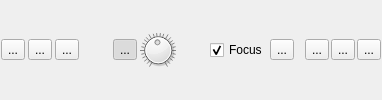
          <widget class="QFrame" name="_misc_sim_control_frame">
           <property name="minimumSize">
            <size>
             <width>0</width>
             <height>50</height>
            </size>
           </property>
           <property name="frameShape">
            <enum>QFrame::NoFrame</enum>
           </property>
           <property name="frameShadow">
            <enum>QFrame::Raised</enum>
           </property>
           <layout class="QHBoxLayout" name="horizontalLayout_41">
            <property name="spacing">
             <number>3</number>
            </property>
            <property name="leftMargin">
             <number>0</number>
            </property>
            <property name="topMargin">
             <number>0</number>
            </property>
            <property name="rightMargin">
             <number>0</number>
            </property>
            <property name="bottomMargin">
             <number>0</number>
            </property>
            <item>
             <widget class="QFrame" name="_right_mouse_modes_frame">
              <property name="frameShape">
               <enum>QFrame::NoFrame</enum>
              </property>
              <property name="frameShadow">
               <enum>QFrame::Raised</enum>
              </property>
              <layout class="QHBoxLayout" name="horizontalLayout_6">
               <property name="spacing">
                <number>3</number>
               </property>
               <property name="leftMargin">
                <number>1</number>
               </property>
               <property name="topMargin">
                <number>1</number>
               </property>
               <property name="rightMargin">
                <number>1</number>
               </property>
               <property name="bottomMargin">
                <number>1</number>
               </property>
               <item>
                <widget class="QToolButton" name="_right_mouse_tug_atom_button">
                 <property name="toolTip">
                  <string>Right mouse: tug atom</string>
                 </property>
                 <property name="text">
                  <string>...</string>
                 </property>
                 <property name="icon">
                  <iconset resource="../resources/resources.qrc">
                   <normaloff>:/icons/tug_atom.png</normaloff>:/icons/tug_atom.png</iconset>
                 </property>
                 <property name="iconSize">
                  <size>
                   <width>36</width>
                   <height>36</height>
                  </size>
                 </property>
                 <property name="autoExclusive">
                  <bool>true</bool>
                 </property>
                </widget>
               </item>
               <item>
                <widget class="QToolButton" name="_right_mouse_tug_residue_button">
                 <property name="toolTip">
                  <string>Right mouse: tug residue</string>
                 </property>
                 <property name="text">
                  <string>...</string>
                 </property>
                 <property name="icon">
                  <iconset resource="../resources/resources.qrc">
                   <normaloff>:/icons/tug_residue.png</normaloff>:/icons/tug_residue.png</iconset>
                 </property>
                 <property name="iconSize">
                  <size>
                   <width>36</width>
                   <height>36</height>
                  </size>
                 </property>
                 <property name="autoExclusive">
                  <bool>true</bool>
                 </property>
                </widget>
               </item>
               <item>
                <widget class="QToolButton" name="_right_mouse_tug_selection_button">
                 <property name="toolTip">
                  <string>Tug the currently-selected atoms</string>
                 </property>
                 <property name="text">
                  <string>...</string>
                 </property>
                 <property name="icon">
                  <iconset resource="../resources/resources.qrc">
                   <normaloff>:/icons/tug_selection.png</normaloff>:/icons/tug_selection.png</iconset>
                 </property>
                 <property name="iconSize">
                  <size>
                   <width>36</width>
                   <height>36</height>
                  </size>
                 </property>
                </widget>
               </item>
              </layout>
             </widget>
            </item>
            <item>
             <spacer name="horizontalSpacer_30">
              <property name="orientation">
               <enum>Qt::Horizontal</enum>
              </property>
              <property name="sizeHint" stdset="0">
               <size>
                <width>30</width>
                <height>20</height>
               </size>
              </property>
             </spacer>
            </item>
            <item>
             <widget class="QToolButton" name="_trajectory_smooth_button">
              <property name="toolTip">
               <string>Enable/disable smoothing of simulation display (does not affect the underlying simulation)</string>
              </property>
              <property name="text">
               <string>...</string>
              </property>
              <property name="icon">
               <iconset resource="../resources/resources.qrc">
                <normaloff>:/icons/smooth_icon.png</normaloff>:/icons/smooth_icon.png</iconset>
              </property>
              <property name="iconSize">
               <size>
                <width>36</width>
                <height>36</height>
               </size>
              </property>
              <property name="checkable">
               <bool>true</bool>
              </property>
              <property name="checked">
               <bool>true</bool>
              </property>
             </widget>
            </item>
            <item>
             <widget class="QDial" name="_smoothing_amount_dial">
              <property name="maximumSize">
               <size>
                <width>36</width>
                <height>36</height>
               </size>
              </property>
              <property name="minimum">
               <number>5</number>
              </property>
              <property name="maximum">
               <number>200</number>
              </property>
              <property name="value">
               <number>100</number>
              </property>
              <property name="wrapping">
               <bool>false</bool>
              </property>
              <property name="notchTarget">
               <double>7.500000000000000</double>
              </property>
              <property name="notchesVisible">
               <bool>true</bool>
              </property>
             </widget>
            </item>
            <item>
             <spacer name="horizontalSpacer_19">
              <property name="orientation">
               <enum>Qt::Horizontal</enum>
              </property>
              <property name="sizeHint" stdset="0">
               <size>
                <width>30</width>
                <height>20</height>
               </size>
              </property>
             </spacer>
            </item>
            <item>
             <widget class="QFrame" name="_map_masking_frame">
              <property name="frameShape">
               <enum>QFrame::NoFrame</enum>
              </property>
              <property name="frameShadow">
               <enum>QFrame::Raised</enum>
              </property>
              <layout class="QHBoxLayout" name="horizontalLayout_13">
               <property name="spacing">
                <number>2</number>
               </property>
               <property name="leftMargin">
                <number>1</number>
               </property>
               <property name="topMargin">
                <number>1</number>
               </property>
               <property name="rightMargin">
                <number>1</number>
               </property>
               <property name="bottomMargin">
                <number>1</number>
               </property>
               <item>
                <widget class="QCheckBox" name="_vis_focus_on_sel_checkbox">
                 <property name="toolTip">
                  <string>Re-focus the view on the selection when masking</string>
                 </property>
                 <property name="layoutDirection">
                  <enum>Qt::LeftToRight</enum>
                 </property>
                 <property name="text">
                  <string>Focus</string>
                 </property>
                 <property name="checked">
                  <bool>true</bool>
                 </property>
                </widget>
               </item>
               <item>
                <widget class="QToolButton" name="_vis_step_mask_backward_button">
                 <property name="toolTip">
                  <string>Step backwards through the structure in overlapping steps</string>
                 </property>
                 <property name="text">
                  <string>...</string>
                 </property>
                 <property name="icon">
                  <iconset resource="../resources/resources.qrc">
                   <normaloff>:/icons/reverse_icon.png</normaloff>:/icons/reverse_icon.png</iconset>
                 </property>
                </widget>
               </item>
               <item>
                <widget class="QLabel" name="label_7">
                 <property name="maximumSize">
                  <size>
                   <width>72</width>
                   <height>36</height>
                  </size>
                 </property>
                 <property name="text">
                  <string/>
                 </property>
                 <property name="pixmap">
                  <pixmap resource="../resources/resources.qrc">:/icons/stepper.png</pixmap>
                 </property>
                 <property name="scaledContents">
                  <bool>true</bool>
                 </property>
                </widget>
               </item>
               <item>
                <widget class="QToolButton" name="_vis_step_mask_forward_button">
                 <property name="toolTip">
                  <string>Step forwards through the structure in overlapping steps</string>
                 </property>
                 <property name="text">
                  <string>...</string>
                 </property>
                 <property name="icon">
                  <iconset resource="../resources/resources.qrc">
                   <normaloff>:/icons/play_icon.png</normaloff>:/icons/play_icon.png</iconset>
                 </property>
                </widget>
               </item>
               <item>
                <widget class="QToolButton" name="_vis_mask_to_sel_button">
                 <property name="toolTip">
                  <string>Mask the map(s) to the currently selected atoms</string>
                 </property>
                 <property name="text">
                  <string>...</string>
                 </property>
                 <property name="icon">
                  <iconset resource="../resources/resources.qrc">
                   <normaloff>:/icons/mask_to_sel.png</normaloff>:/icons/mask_to_sel.png</iconset>
                 </property>
                 <property name="iconSize">
                  <size>
                   <width>36</width>
                   <height>36</height>
                  </size>
                 </property>
                </widget>
               </item>
               <item>
                <widget class="QToolButton" name="_vis_spotlight_mode_button">
                 <property name="toolTip">
                  <string>Return to spotlight (map scrolling) mode</string>
                 </property>
                 <property name="text">
                  <string>...</string>
                 </property>
                 <property name="icon">
                  <iconset resource="../resources/resources.qrc">
                   <normaloff>:/icons/spotlight.png</normaloff>:/icons/spotlight.png</iconset>
                 </property>
                 <property name="iconSize">
                  <size>
                   <width>36</width>
                   <height>36</height>
                  </size>
                 </property>
                </widget>
               </item>
              </layout>
             </widget>
            </item>
           </layout>
          </widget>
